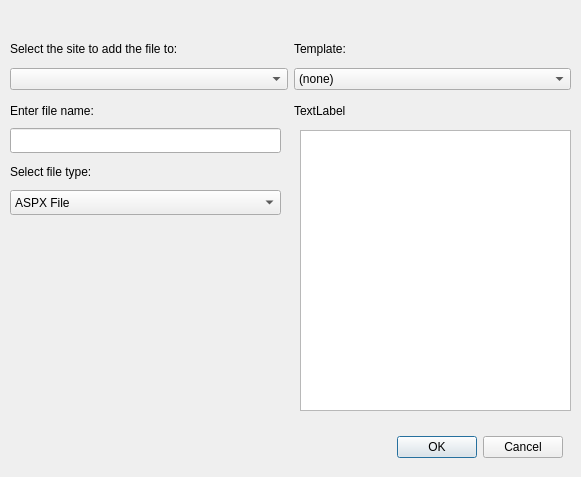
<?xml version="1.0" encoding="UTF-8"?>
<ui version="4.0">
 <class>NewFileDialog</class>
 <widget class="QDialog" name="NewFileDialog">
  <property name="geometry">
   <rect>
    <x>0</x>
    <y>0</y>
    <width>581</width>
    <height>477</height>
   </rect>
  </property>
  <property name="windowTitle">
   <string>Dialog</string>
  </property>
  <widget class="QLabel" name="errorField">
   <property name="geometry">
    <rect>
     <x>10</x>
     <y>10</y>
     <width>251</width>
     <height>19</height>
    </rect>
   </property>
   <property name="text">
    <string/>
   </property>
  </widget>
  <widget class="QDialogButtonBox" name="buttonBox">
   <property name="geometry">
    <rect>
     <x>330</x>
     <y>430</y>
     <width>233</width>
     <height>34</height>
    </rect>
   </property>
   <property name="orientation">
    <enum>Qt::Horizontal</enum>
   </property>
   <property name="standardButtons">
    <set>QDialogButtonBox::Cancel|QDialogButtonBox::Ok</set>
   </property>
  </widget>
  <widget class="QPlainTextEdit" name="templateDescription">
   <property name="geometry">
    <rect>
     <x>300</x>
     <y>130</y>
     <width>271</width>
     <height>281</height>
    </rect>
   </property>
  </widget>
  <widget class="QComboBox" name="fileTypeList">
   <property name="geometry">
    <rect>
     <x>10</x>
     <y>190</y>
     <width>271</width>
     <height>25</height>
    </rect>
   </property>
   <item>
    <property name="text">
     <string>ASPX File</string>
    </property>
   </item>
   <item>
    <property name="text">
     <string>Cascading Style-Sheet</string>
    </property>
   </item>
   <item>
    <property name="text">
     <string>JavaScript File</string>
    </property>
   </item>
   <item>
    <property name="text">
     <string>HTML File</string>
    </property>
   </item>
   <item>
    <property name="text">
     <string>PHP Script</string>
    </property>
   </item>
  </widget>
  <widget class="QLineEdit" name="lineEdit">
   <property name="geometry">
    <rect>
     <x>10</x>
     <y>128</y>
     <width>271</width>
     <height>25</height>
    </rect>
   </property>
  </widget>
  <widget class="QLabel" name="label_3">
   <property name="geometry">
    <rect>
     <x>10</x>
     <y>162</y>
     <width>108</width>
     <height>19</height>
    </rect>
   </property>
   <property name="text">
    <string>Select file type:</string>
   </property>
  </widget>
  <widget class="QWidget" name="layoutWidget">
   <property name="geometry">
    <rect>
     <x>10</x>
     <y>66</y>
     <width>561</width>
     <height>27</height>
    </rect>
   </property>
   <layout class="QHBoxLayout" name="horizontalLayout">
    <item>
     <widget class="QComboBox" name="siteList"/>
    </item>
    <item>
     <widget class="QComboBox" name="templateNames">
      <item>
       <property name="text">
        <string>(none)</string>
       </property>
      </item>
     </widget>
    </item>
   </layout>
  </widget>
  <widget class="QWidget" name="layoutWidget">
   <property name="geometry">
    <rect>
     <x>10</x>
     <y>38</y>
     <width>561</width>
     <height>21</height>
    </rect>
   </property>
   <layout class="QHBoxLayout" name="horizontalLayout_2">
    <item>
     <widget class="QLabel" name="label">
      <property name="text">
       <string>Select the site to add the file to: </string>
      </property>
     </widget>
    </item>
    <item>
     <widget class="QLabel" name="label_4">
      <property name="text">
       <string>Template:</string>
      </property>
     </widget>
    </item>
   </layout>
  </widget>
  <widget class="QWidget" name="layoutWidget">
   <property name="geometry">
    <rect>
     <x>10</x>
     <y>100</y>
     <width>561</width>
     <height>21</height>
    </rect>
   </property>
   <layout class="QHBoxLayout" name="horizontalLayout_3">
    <item>
     <widget class="QLabel" name="label_2">
      <property name="text">
       <string>Enter file name: </string>
      </property>
     </widget>
    </item>
    <item>
     <widget class="QLabel" name="label_5">
      <property name="text">
       <string>TextLabel</string>
      </property>
     </widget>
    </item>
   </layout>
  </widget>
 </widget>
 <resources/>
 <connections>
  <connection>
   <sender>buttonBox</sender>
   <signal>accepted()</signal>
   <receiver>NewFileDialog</receiver>
   <slot>accept()</slot>
   <hints>
    <hint type="sourcelabel">
     <x>248</x>
     <y>254</y>
    </hint>
    <hint type="destinationlabel">
     <x>157</x>
     <y>274</y>
    </hint>
   </hints>
  </connection>
  <connection>
   <sender>buttonBox</sender>
   <signal>rejected()</signal>
   <receiver>NewFileDialog</receiver>
   <slot>reject()</slot>
   <hints>
    <hint type="sourcelabel">
     <x>316</x>
     <y>260</y>
    </hint>
    <hint type="destinationlabel">
     <x>286</x>
     <y>274</y>
    </hint>
   </hints>
  </connection>
 </connections>
</ui>
